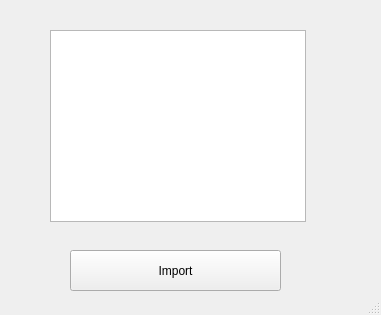
<?xml version="1.0" encoding="UTF-8"?>
<ui version="4.0">
 <class>MainWindow</class>
 <widget class="QMainWindow" name="MainWindow">
  <property name="geometry">
   <rect>
    <x>0</x>
    <y>0</y>
    <width>381</width>
    <height>315</height>
   </rect>
  </property>
  <property name="windowTitle">
   <string>Student File</string>
  </property>
  <widget class="QWidget" name="centralwidget">
   <widget class="QPushButton" name="import_student">
    <property name="geometry">
     <rect>
      <x>70</x>
      <y>250</y>
      <width>211</width>
      <height>41</height>
     </rect>
    </property>
    <property name="text">
     <string>Import</string>
    </property>
   </widget>
   <widget class="QListView" name="list_student">
    <property name="geometry">
     <rect>
      <x>50</x>
      <y>30</y>
      <width>256</width>
      <height>192</height>
     </rect>
    </property>
   </widget>
  </widget>
  <widget class="QStatusBar" name="statusbar"/>
 </widget>
 <resources/>
 <connections/>
</ui>
